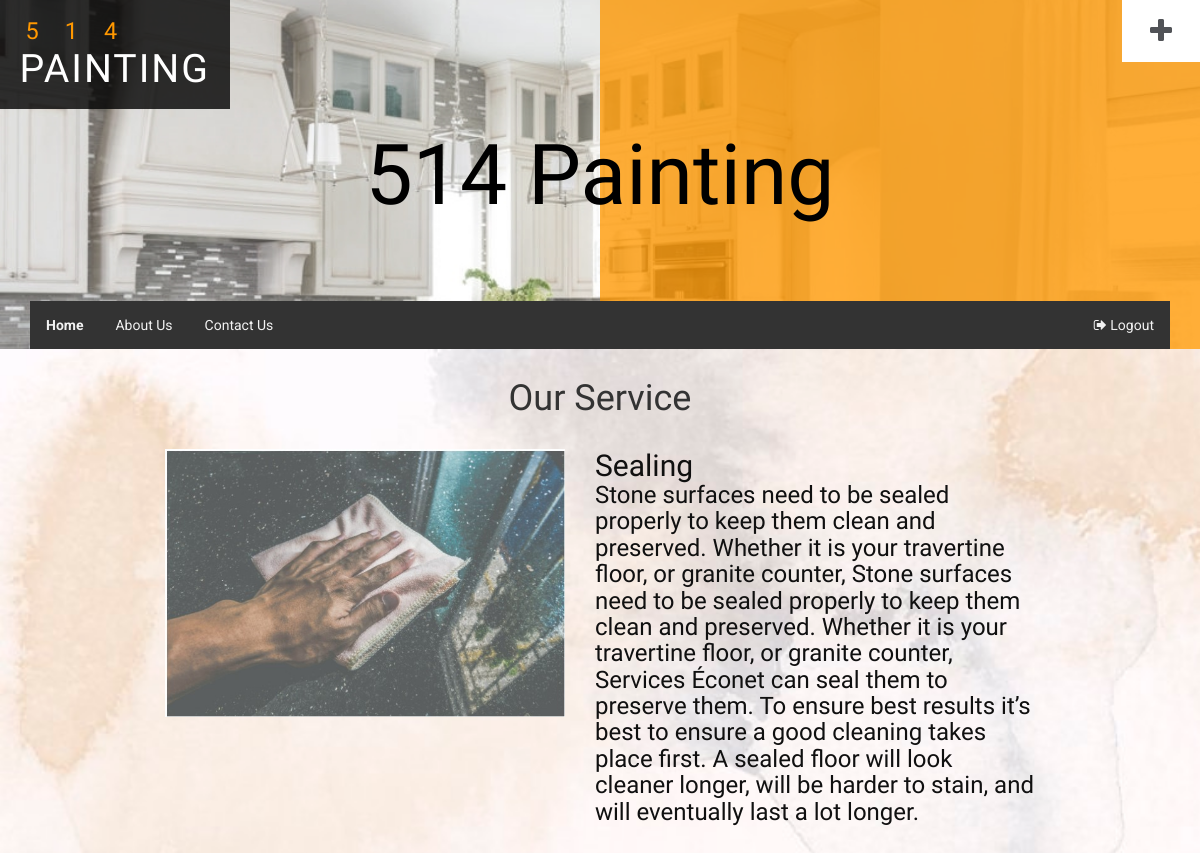
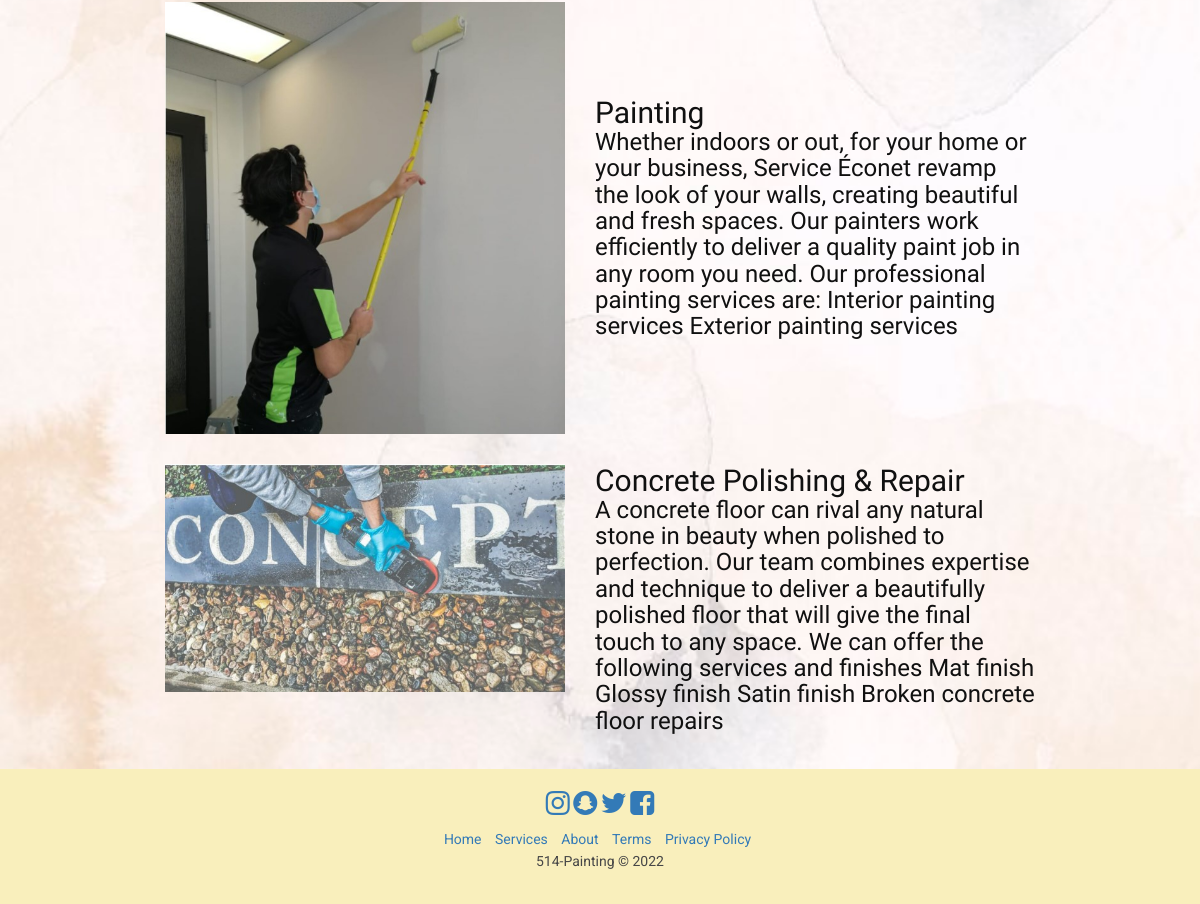
/AboutUs (signed in), run on the app's committed database (2 pictures, top to bottom).
### tables this page shows
CREATE TABLE `service` (
  `service_id` int(11) NOT NULL,
  `service_name` varchar(255) NOT NULL,
  `service_description` varchar(500) NOT NULL,
  `service_image` varchar(255) NOT NULL
);

### app/controllers/AboutUs.php (called while the page is built)
<?php
class AboutUs extends Controller {
    public function __construct()
    {
        $this->serviceModel = $this->model('serviceModel');
    }
    public function index() {
        $services = $this->serviceModel->getServices();
        $data = [
            "services" => $services
        ];
        return $this->view('AboutUs/index', $data);
    }
}

### app/core/app.php (called while the page is built, shortened)
<?php
    class App{
        protected $currentMethod = 'index';
        public function __construct()
        {
            $url = $this->parseURL();
            if(file_exists('../app/controllers/'.$url[0].'.php')){
                unset($url[0]);
            }
            $this->currentController = new $this->currentController;
            $this->params = $url ? array_values($url) : [];
            call_user_func_array([$this->currentController, $this->currentMethod], $this->params);
        }
        public function parseURL(){
            if(isset($_GET['url'])){
                $url = rtrim($_GET['url'], '/');
                $url = filter_var($url, FILTER_SANITIZE_URL);
                $url = explode('/',$url);
                return $url;
            }
        }
    }

### public/index.php (called while the page is built, shortened)
<?php
    $init = new App;
?>

### app/core/Model.php (called while the page is built, shortened)
<?php
class Model
{
    private $host = DB_HOST;
    private $user = DB_USER;
    private $pass = DB_PASS;
    private $dbname = DB_NAME;
    private $dbh;
    private $stmt;
    public function __construct()
    {
        $dsn = 'mysql:host=' . $this->host . ';dbname=' . $this->dbname;
        $options = array(
            PDO::ATTR_PERSISTENT => true,
            PDO::ATTR_ERRMODE => PDO::ERRMODE_EXCEPTION
        );
        try {
            $this->dbh = new PDO($dsn, $this->user, $this->pass, $options);
        } catch (PDOException $e) {
            $this->error = $e->getMessage();
            echo $this->error;
        }
    }
    public function query($sql)
    {
        $this->stmt = $this->dbh->prepare($sql);
    }
    public function execute()
    {
        return $this->stmt->execute();
    }
    public function getResultSet(){
        $this->execute();
        return $this->stmt->fetchAll(PDO::FETCH_OBJ);
    }
}

### app/models/serviceModel.php (called while the page is built, shortened)
<?php
    class serviceModel{
        public function __construct(){
            $this->db = new Model;
        }
        public function getServices(){
            $this->db->query("SELECT * FROM service");
            return $this->db->getResultSet();
        }
    }
?>

### app/views/AboutUs/index.php (the view)
<?php include APPROOT . '/views/includes/header.php'; ?>
<div class="" style="min-height: 100vh;background: url('<?php echo URLROOT; ?>/images/aboutus.jpg'); no-repeat center; background-size: cover;">
    <h1 style="margin-bottom: 15px;padding-top: 30px;text-align: center;">Our Service</h1>
    <div class="table-responsive" style=" margin: auto 15rem;">
        <table class="table">
            <?php
            foreach ($data["services"] as $service) {
                echo "<tr>";
                echo '<td>
                        <img src="' . URLROOT . '/public/images/' . $service->service_image . '" style="width: 400px; height:auto;"
                    </td>';
                echo "<td style='color: #101010; vertical-align: middle;'> <h2>$service->service_name </h2> <h3 style='color: #101010;'>$service->service_description </h3></td>";
                echo "</tr>";
            }
            ?>
        </table>
    </div>
</div>
<?php include APPROOT . '/views/includes/footer.php'; ?>

### public/css/style.css (style rules this page uses)
body { margin: 0; font-family: 'Roboto', sans-serif; background: #fff; }
h1, h2, h3, h4, h5, h6 { margin: 0; font-family: 'Redressed', cursive; }
.table td, .table>tbody>tr>td, .table>tbody>tr>th, .table>tfoot>tr>td, .table>tfoot>tr>th, .table>thead>tr>td, .table>thead>tr>th { padding: 15px!important; }
.table>thead>tr>th, .table>tbody>tr>th, .table>tfoot>tr>th, .table>thead>tr>td, .table>tbody>tr>td, .table>tfoot>tr>td { font-size: 0.9em; color: #999; border-top: none !important; }

### data on the page
service: service_image (picture), service_name "Sealing", service_description "Stone surfaces need to be sealed properly to keep them clean and preserved. Whether it is your travertine floor, or granite counter, Stone surfaces need to be sealed properly to keep them clean and preserved. Whether it is your travertine floor, or granite counter, Services Éconet can seal them to preserve them. To ensure best results it’s best to ensure a good cleaning takes place first. A sealed floor will look cleaner longer, will be harder to stain, and will eventually last a lot longer."
service: service_image (picture), service_name "Painting", service_description "Whether indoors or out, for your home or your business, Service Éconet revamp the look of your walls, creating beautiful and fresh spaces. Our painters work efficiently to deliver a quality paint job in any room you need. Our professional painting services are: Interior painting services Exterior painting services"
service: service_image (picture), service_name "Concrete Polishing & Repair", service_description "A concrete floor can rival any natural stone in beauty when polished to perfection. Our team combines expertise and technique to deliver a beautifully polished floor that will give the final touch to any space. We can offer the following services and finishes Mat finish Glossy finish Satin finish Broken concrete floor repairs"
